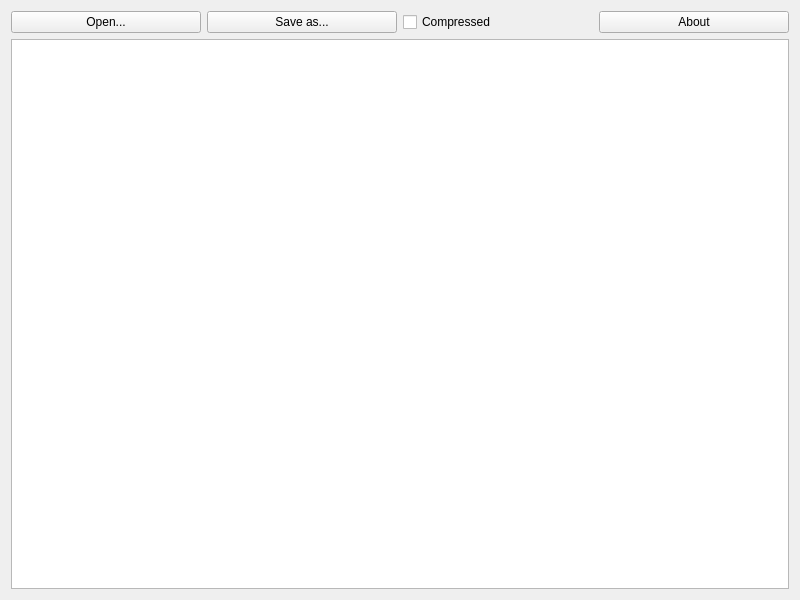
<?xml version="1.0" encoding="UTF-8"?>
<ui version="4.0">
 <class>Widget</class>
 <widget class="QWidget" name="Widget">
  <property name="geometry">
   <rect>
    <x>0</x>
    <y>0</y>
    <width>800</width>
    <height>600</height>
   </rect>
  </property>
  <property name="windowTitle">
   <string>Widget</string>
  </property>
  <layout class="QGridLayout" name="gridLayout">
   <item row="0" column="0">
    <widget class="QPushButton" name="openFileBtn">
     <property name="text">
      <string>Open...</string>
     </property>
    </widget>
   </item>
   <item row="0" column="1">
    <widget class="QPushButton" name="saveBtn">
     <property name="text">
      <string>Save as...</string>
     </property>
    </widget>
   </item>
   <item row="0" column="2">
    <widget class="QCheckBox" name="checkBox">
     <property name="text">
      <string>Compressed</string>
     </property>
    </widget>
   </item>
   <item row="0" column="3">
    <widget class="QPushButton" name="AboutBtn">
     <property name="text">
      <string>About</string>
     </property>
    </widget>
   </item>
   <item row="1" column="0" colspan="4">
    <widget class="QTextBrowser" name="codeView"/>
   </item>
  </layout>
 </widget>
 <resources/>
 <connections/>
</ui>
